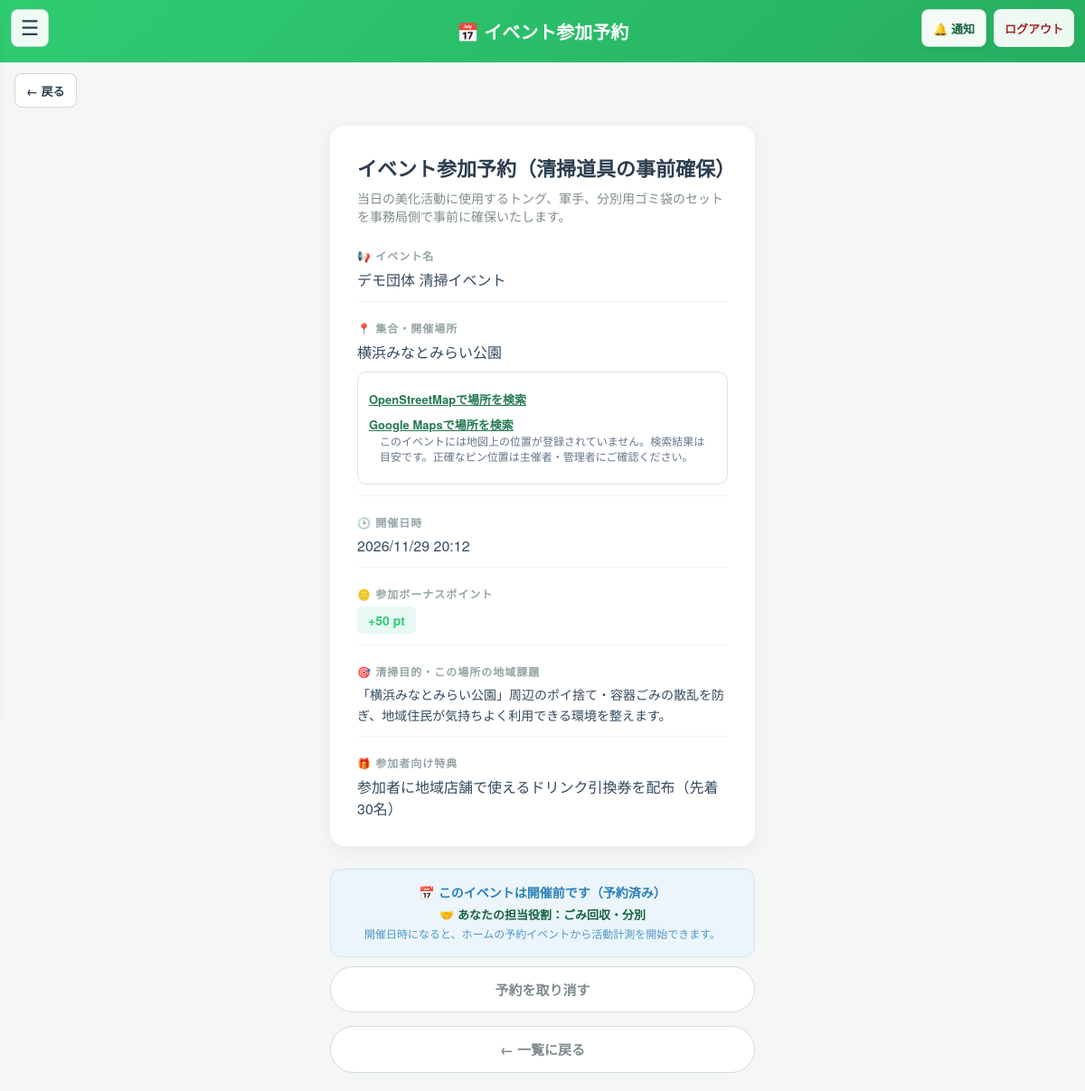
The app's page /event/reserve/10 (signed in) with its own data.
### tables this page shows
CREATE TABLE events (
                id INTEGER PRIMARY KEY AUTOINCREMENT,
                name TEXT,
                location TEXT,
                datetime TEXT,
                bonus_points INTEGER,
                organizer_id INTEGER,
                status TEXT NOT NULL DEFAULT 'open' CHECK(status IN ('open', 'cancelled')), review_status TEXT NOT NULL
                DEFAULT 'approved'
                CHECK(review_status IN ('pending', 'reviewing', 'changes_requested', 'approved', 'rejected')), review_comment TEXT, reviewed_by INTEGER REFERENCES users(id), reviewed_at TEXT, organization_id INTEGER REFERENCES organizations(id), latitude REAL, longitude REAL, reward_details TEXT, category TEXT NOT NULL DEFAULT 'その他', capacity INTEGER NOT NULL DEFAULT 20, purpose_issue TEXT NOT NULL DEFAULT '',
                FOREIGN KEY (organizer_id) REFERENCES users(id)
            );

CREATE TABLE event_reservations (
                id INTEGER PRIMARY KEY AUTOINCREMENT,
                user_id INTEGER NOT NULL,
                event_id INTEGER NOT NULL,
                status TEXT NOT NULL DEFAULT 'reserved'
                    CHECK(status IN ('reserved', 'cancelled', 'completed')),
                reserved_at TEXT DEFAULT CURRENT_TIMESTAMP,
                completed_at TEXT, participant_role TEXT NOT NULL DEFAULT 'ごみ回収・分別',
                UNIQUE(user_id, event_id),
                FOREIGN KEY (user_id) REFERENCES users(id),
                FOREIGN KEY (event_id) REFERENCES events(id)
            );

### app.py (the view, shortened to what this page needs)
@app.route('/event/reserve/<int:event_id>', methods=['GET', 'POST'])
@user_required
def event_reserve(event_id):
    user_id = session['user_id']
    conn = get_db()
    try:
        event = conn.execute(
            'SELECT * FROM events WHERE id = ?', (event_id,)
        ).fetchone()
        if not event or event['status'] != 'open' or event['review_status'] != 'approved':
            return 'イベントが見つからないか、募集を終了しています。', 404
        try:
            event_datetime = parse_event_datetime(event['datetime'])
            now = datetime.now(JST)
            upcoming = event_datetime > now
        except (TypeError, ValueError):
            event_datetime = None
            upcoming = False
        if not upcoming:
            return render_template(
                'event_unavailable.html',
                title='イベント予約不可',
                message='開催日時を過ぎたイベントは予約できません。'
            ), 410
        if event_datetime > now + timedelta(days=365):
            return 'イベントの予約は開催日の1年前から受け付けています。', 400
        reservation = conn.execute('''
            SELECT status, participant_role FROM event_reservations
            WHERE user_id = ? AND event_id = ?
        ''', (user_id, event_id)).fetchone()
        completed = conn.execute('''
            SELECT 1 FROM activity_history
            WHERE user_id = ? AND event_id = ? AND type = 'event'
        ''', (user_id, event_id)).fetchone() is not None
        reserved = reservation is not None and reservation['status'] == 'reserved'
        selected_role = (
            reservation['participant_role']
            if reservation is not None and reservation['participant_role']
            else EVENT_PARTICIPANT_ROLES[0]
        )
        completed = completed or (
            reservation is not None and reservation['status'] == 'completed'
        )
        reserved_count = conn.execute('''
            SELECT COUNT(*) FROM event_reservations
            WHERE event_id = ? AND status = 'reserved'
        ''', (event_id,)).fetchone()[0]
        return render_template(
            'event_reserve.html', event=event,
            reserved=reserved, completed=completed,
            reserved_count=reserved_count,
            participant_roles=EVENT_PARTICIPANT_ROLES,
            selected_role=selected_role,
        )
    finally:
        conn.close()

### app.py (called while the page is built)
def get_db():
    conn = sqlite3.connect(DATABASE)
    conn.row_factory = sqlite3.Row
    conn.execute("PRAGMA foreign_keys = ON")
    return conn

def parse_event_datetime(value):
    parsed = datetime.fromisoformat(value)
    if parsed.tzinfo is None:
        return parsed.replace(tzinfo=JST)
    return parsed.astimezone(JST)

def user_required(func):
    @wraps(func)
    def wrapper(*args, **kwargs):
        user_id = session.get('user_id')
        if session.get('role') != 'user' or not user_id:
            return redirect(url_for('login'))
        conn = get_db()
        try:
            user = conn.execute(
                'SELECT role FROM users WHERE id = ?', (user_id,)
            ).fetchone()
        finally:
            conn.close()
        if not user or user['role'] != 'user':
            session.clear()
            return redirect(url_for('login'))
        return func(*args, **kwargs)
    return wrapper

def _detect_view_mode():
    ua = (request.headers.get('User-Agent') or '').lower()
    if any(token in ua for token in ('mobile', 'android', 'iphone', 'ipod', 'iemobile')):
        return 'mobile'
    return 'pc'

@app.context_processor
def inject_csrf_token():
    if 'csrf_token' not in session:
        session['csrf_token'] = secrets.token_urlsafe(32)
    unread_notifications = 0
    if session.get('role') == 'user' and session.get('user_id'):
        conn = get_db()
        try:
            unread_notifications = conn.execute('''
                SELECT COUNT(*) FROM user_notifications
                WHERE user_id = ? AND read_at IS NULL
            ''', (session['user_id'],)).fetchone()[0]
        finally:
            conn.close()
    effective_view = _detect_view_mode()
    return {
        'csrf_token': session['csrf_token'],
        'unread_notifications': unread_notifications,
        'view_mode': effective_view,
        'region_profile': get_region_profile(),
    }

### templates/event_reserve.html (shortened to what this page needs)
{% from "_event_location_map.html" import event_map_embed %}
<!DOCTYPE html>
<html lang="ja">
<head>
</head>
<body>
    {% include "_user_navigation.html" %}
    <div class="header">
        <a href="{{ url_for('home') }}" style="color:white; text-decoration:none;">📅 イベント参加予約</a>
    </div>
    {% include "_user_page_back.html" %}
    <div class="container">
        <div class="card">
            <div class="title">イベント参加予約（清掃道具の事前確保）</div>
            <p class="subtitle">当日の美化活動に使用するトング、軍手、分別用ゴミ袋のセットを事務局側で事前に確保いたします。</p>
            <div class="info-group">
                <span class="info-label">📢 イベント名</span>
                <span class="info-value">{{ event['name'] }}</span>
            </div>
            <div class="info-group">
                <span class="info-label">📍 集合・開催場所</span>
                <span class="info-value">{{ event['location'] }}</span>
                {{ event_map_embed(event) }}
            </div>
            <div class="info-group">
                <span class="info-label">🕒 開催日時</span>
                <span class="info-value">{{ event['datetime'] | replace('-', '/') }}</span>
            </div>
            <div class="info-group">
                <span class="info-label">🪙 参加ボーナスポイント</span>
                <span class="bonus-badge">+{{ event['bonus_points'] }} pt</span>
            </div>
            <div class="info-group">
                <span class="info-label">🎯 清掃目的・この場所の地域課題</span>
                <span class="info-value" style="font-size: 14px; line-height: 1.6; display: block;">
                    {{ event['purpose_issue'] or ('「' ~ event['location'] ~ '」周辺のポイ捨て・容器ごみの散乱を防ぎ、地域住民が気持ちよく利用できる環境を整えます。') }}
                </span>
            </div>
            <div class="info-group">
                <span class="info-label">🎁 参加者向け特典</span>
                <span class="info-value">{{ event['reward_details'] or '特典の提供はありません' }}</span>
            </div>
        </div>
        <div style="margin-bottom: 15px;">
            {% if completed %}
                <div class="alert-joined">✔ このイベントは参加完了済みです</div>
            {% elif reserved %}
                <div class="alert-joined">
                    📅 このイベントは開催前です（予約済み）<br>
                    <span style="font-size: 13px; color: #17633f; display: inline-block; margin-top: 4px;">🤝 あなたの担当役割：<strong>{{ selected_role }}</strong></span><br>
                    <span style="font-size: 12px; font-weight: normal; opacity: 0.8;">開催日時になると、ホームの予約イベントから活動計測を開始できます。</span>
                </div>
                <form action="{{ url_for('event_reserve', event_id=event['id']) }}" method="POST" style="margin-top: 10px;">
                    <button type="submit" class="btn-back">予約を取り消す</button>
                </form>
            {% endif %}
        </div>
        <div>
            <a href="{{ url_for('home') }}" class="btn-back">← 一覧に戻る</a>
        </div>
    </div>
</body>
</html>

### templates/event_reserve.html (style rules this page uses)
body { font-family: 'Helvetica Neue', Arial, sans-serif; margin: 0; padding: 0; background-color: #f4f7f6; color: #333; text-align: center; }
.header { background: linear-gradient(135deg, #2ecc71, #27ae60); color: white; padding: 20px 64px; font-size: 20px; font-weight: bold; position: relative; }
.container { max-width: 500px; margin: 20px auto; padding: 0 15px; box-sizing: border-box; }
.card { background: white; padding: 30px; border-radius: 16px; box-shadow: 0 4px 20px rgba(0,0,0,0.06); margin-bottom: 25px; text-align: left; }
.title { font-size: 22px; font-weight: bold; color: #2c3e50; margin: 0 0 8px 0; }
.subtitle { font-size: 14px; color: #7f8c8d; margin: 0 0 25px 0; line-height: 1.4; }
.info-group { margin-bottom: 20px; padding-bottom: 12px; border-bottom: 1px solid #f2f4f4; }
.info-group:last-child { border-bottom: none; margin-bottom: 0; padding-bottom: 0; }
.info-label { font-size: 12px; color: #95a5a6; font-weight: bold; display: block; margin-bottom: 5px; letter-spacing: 1px; }
.info-value { font-size: 16px; color: #34495e; font-weight: 500; }
.bonus-badge { display: inline-block; background-color: #e8f8f5; color: #2ecc71; font-weight: bold; padding: 5px 12px; border-radius: 6px; font-size: 14px; }
.alert-joined { background-color: #ebf5fb; border: 1px solid #d4e6f1; color: #2980b9; padding: 15px; border-radius: 12px; text-align: center; font-weight: bold; font-size: 14px; line-height: 1.5; }
.btn-back { display: block; text-align: center; width: 100%; padding: 14px; background-color: white; color: #7f8c8d; border: 1px solid #d5dbdb; border-radius: 30px; font-size: 15px; font-weight: bold; text-decoration: none; box-sizing: border-box; transition: background 0.2s; }

### records on screen
events: name "デモ団体 清掃イベント", location "横浜みなとみらい公園", datetime "2026/11/29 20:12", bonus_points "50", purpose_issue+location "「横浜みなとみらい公園」周辺のポイ捨て・容器ごみの散乱を防ぎ、地域住民が気持ちよく利用できる環境を整えます。", reward_details "参加者に地域店舗で使えるドリンク引換券を配布（先着30名）"
event_reservations: participant_role "ごみ回収・分別"
